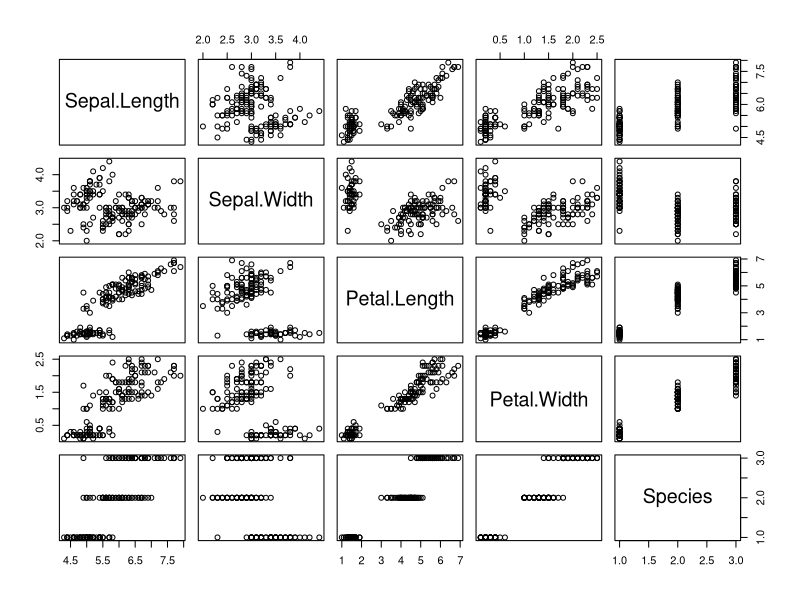
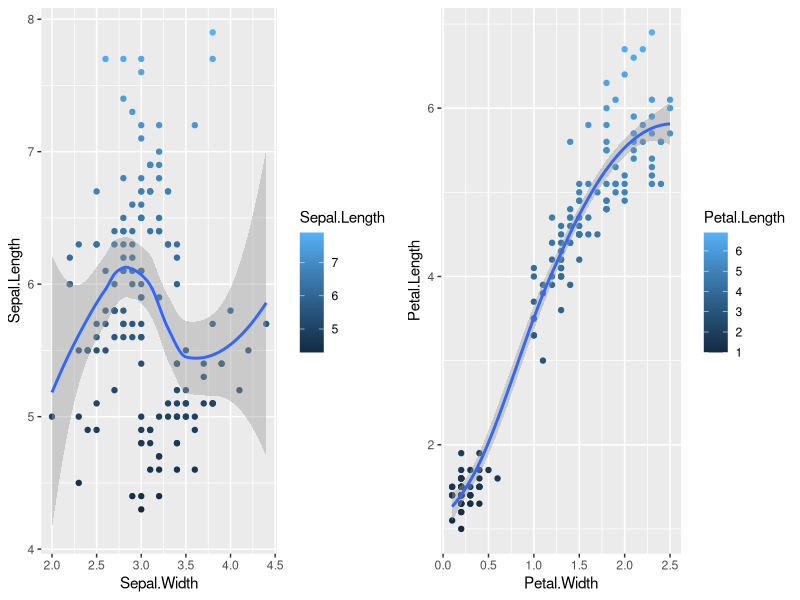
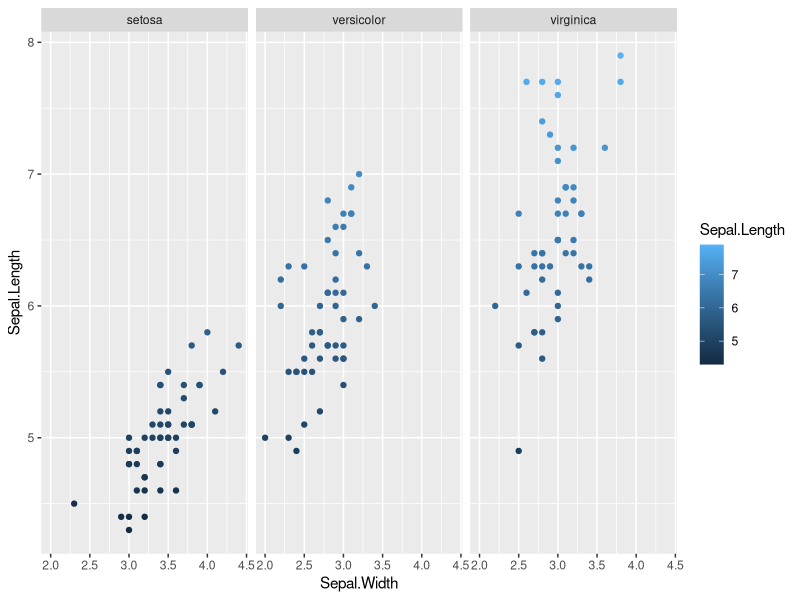
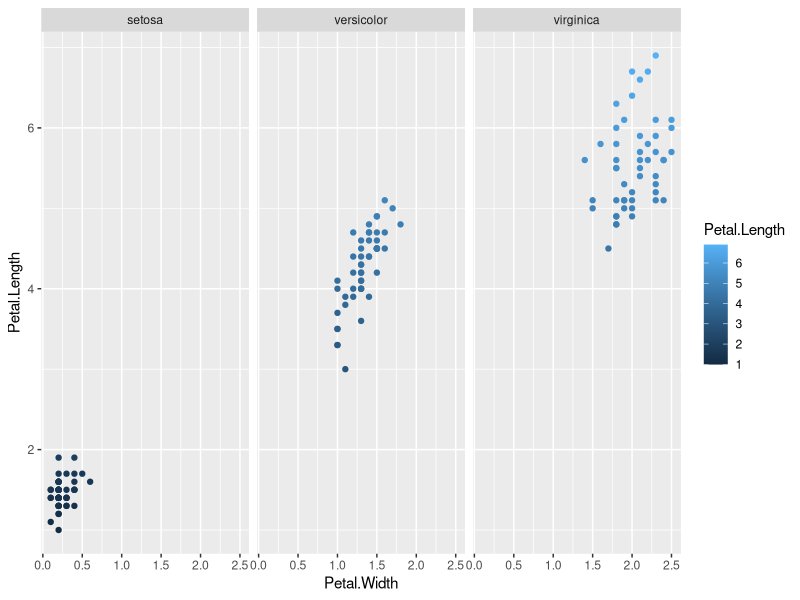
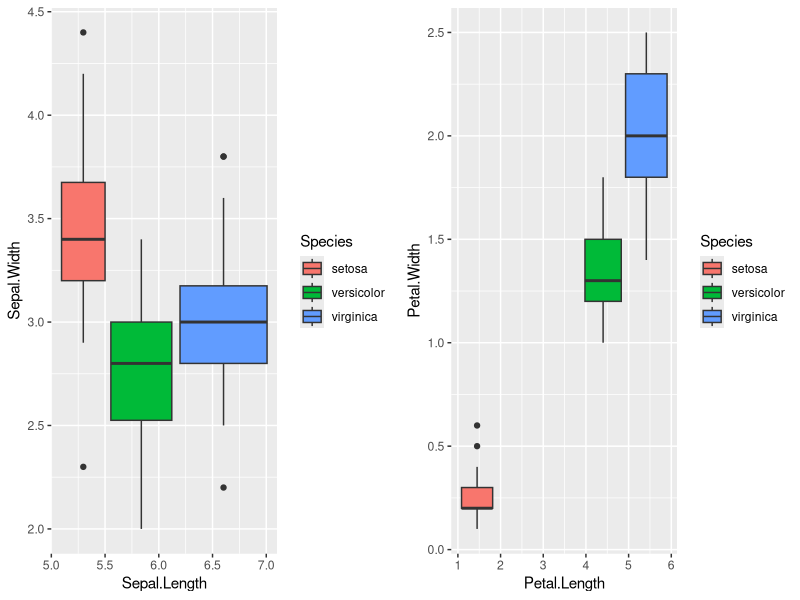
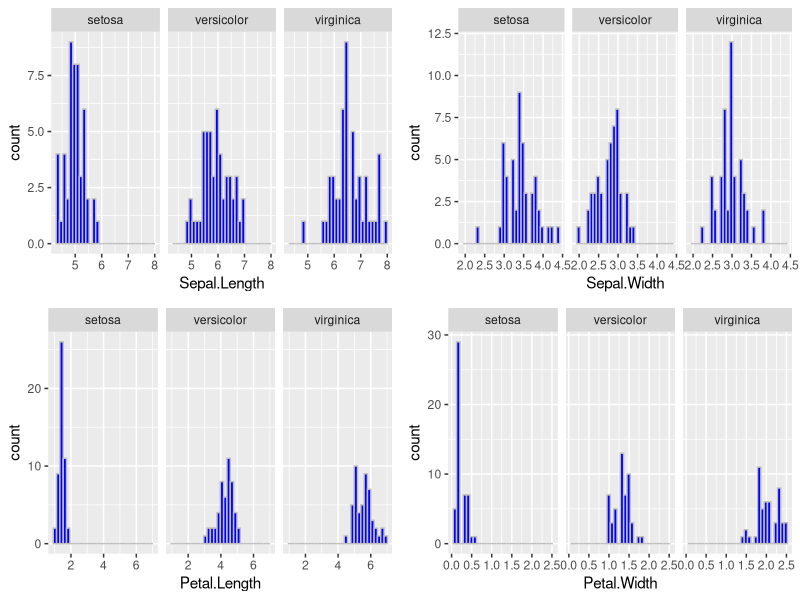
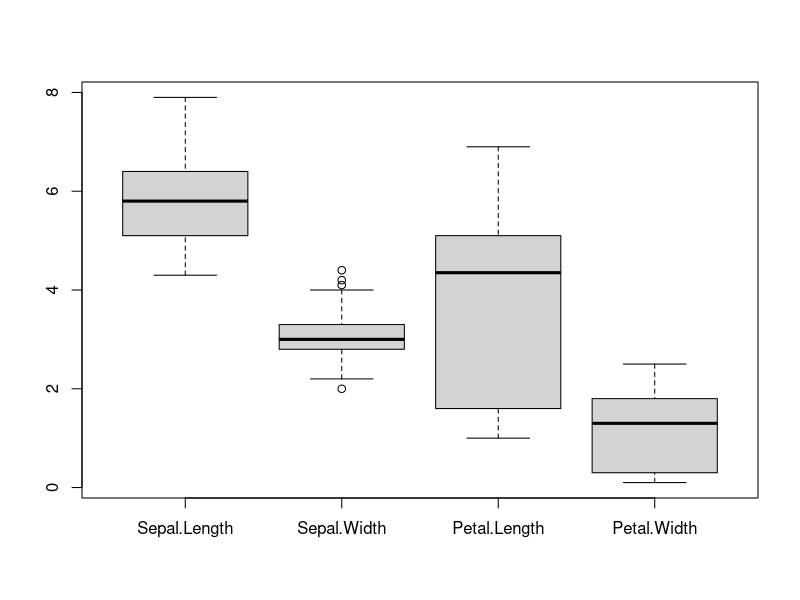
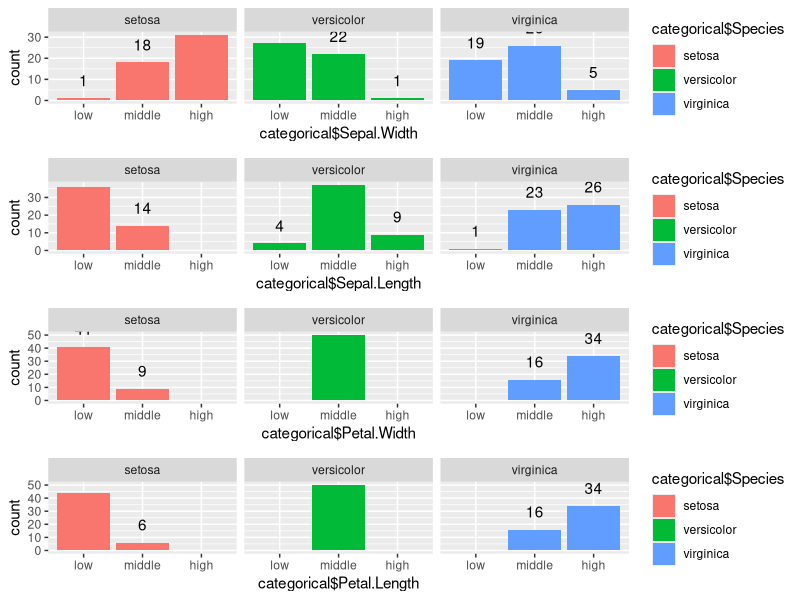

Write the R code that produced these figures, in order.
## ---- chunk 1
options(width = 100)
knitr::opts_chunk$set(warning = FALSE, message = FALSE,
                      cache = FALSE, tidy = FALSE, fig.align = 'center',
                      fig.width = 15)
## ---- chunk 2
library(tidyverse)      # for data manipulation
library(ggplot2)        # data visualization
library(gridExtra)      # graph grid
library(purrr)          # loop
## ---- chunk 3
head(iris)
## ---- chunk 4
summary(iris)
## ---- chunk 5
plot(iris)
## ---- chunk 6
graph1 <- ggplot(iris, aes(Sepal.Width, Sepal.Length)) +
    geom_point(aes(color = Sepal.Length)) + geom_smooth()
graph2 <- ggplot(iris, aes(Petal.Width, Petal.Length)) +
    geom_point(aes(color = Petal.Length)) + geom_smooth()

grid.arrange(graph1, graph2, ncol=2)
## ---- chunk 7
ggplot(iris, aes(Sepal.Width, Sepal.Length)) +
    geom_point(aes(color = Sepal.Length)) +
    facet_wrap(iris$Species)

ggplot(iris, aes(Petal.Width, Petal.Length)) +
    geom_point(aes(color = Petal.Length)) +
    facet_wrap(iris$Species)
## ---- chunk 8
boxplot1 <- iris %>% ggplot(aes(x = Sepal.Length, y = Sepal.Width, fill = Species)) +
    geom_boxplot()
boxplot2 <- iris %>% ggplot(aes(x = Petal.Length, y = Petal.Width, fill = Species)) +
    geom_boxplot()

grid.arrange(boxplot1, boxplot2, ncol=2)
## ---- chunk 9
# sepalLengthBin <- iris %>% ggplot(aes(Sepal.Length)) +
#     geom_histogram(fill = "blue", color = "grey") +
#     facet_grid(iris$Species)
# 
# sepalWidthBin  <- iris %>% ggplot(aes(Sepal.Width)) + 
#     geom_histogram(fill = "blue", color = "grey") +
#     facet_grid(iris$Species)
# 
# petalLengthBin <- iris %>% ggplot(aes(Petal.Length)) +
#     geom_histogram(fill = "blue", color = "grey") +
#     facet_grid(iris$Species)
# 
# petalWidthBin  <- iris %>% ggplot(aes(Petal.Width)) + 
#     geom_histogram(fill = "blue", color = "grey") +
#     facet_grid(iris$Species)
# 
# grid.arrange(sepalLengthBin, petalLengthBin, sepalWidthBin, petalWidthBin, ncol=2)
## ---- chunk 10
histogram <- function(data, col) {
    data %>% ggplot(aes_string(names(data)[col])) +
        geom_histogram(fill = "blue", color = "grey") +
        facet_wrap(iris$Species)
}

grid.arrange(histogram(iris,1), histogram(iris,2), histogram(iris,3), histogram(iris,4), ncol=2)

## ---- chunk 11
boxplot(iris[1:4])
## ---- chunk 12
iris %>%
    group_by(Species) %>%
    summarise(
        sepalLenmean = mean(Sepal.Length),
        sepalWidmean = mean(Sepal.Width),
        petalLenmean = mean(Petal.Length),
        petalWidmean = mean(Petal.Width),
    )
## ---- chunk 13
iris %>% summarise_all(mean)
## ---- chunk 14
categorical <- 
    map(iris[1:4],
        ~ cut(.,
              breaks = c(-Inf, quantile(.)[[2]], quantile(.)[[4]], Inf),
              label = c("low", "middle", "high")
        )
    ) %>%
    as.data.frame() %>%
    mutate(
        Species = iris$Species
    )

summary(categorical)
## ---- chunk 15
categorical %>%
    group_by(Sepal.Length, Sepal.Width, Petal.Length, Petal.Width, Species) %>%
    summarise(count = n()) %>%
    head(20)
## ---- chunk 16
bar1 <- categorical %>% ggplot(aes(categorical$Sepal.Width)) +
    geom_bar(aes(fill = categorical$Species)) +
    facet_wrap(categorical$Species)

bar2 <- categorical %>% ggplot(aes(categorical$Sepal.Length)) +
    geom_bar(aes(fill = categorical$Species)) +
    facet_wrap(categorical$Species)

bar3 <- categorical %>% ggplot(aes(categorical$Petal.Width)) +
    geom_bar(aes(fill = categorical$Species)) +
    facet_wrap(categorical$Species)

bar4 <- categorical %>% ggplot(aes(categorical$Petal.Length)) +
    geom_bar(aes(fill = categorical$Species)) +
    facet_wrap(categorical$Species)

data_label <- geom_text(stat='count', aes(label=..count..), vjust=-1)

grid.arrange(bar1 + data_label, bar2 + data_label, bar3 + data_label, bar4 + data_label, ncol = 1)

